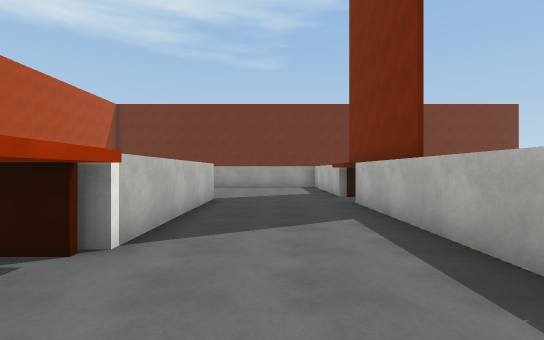
[1] (above)

24 first-person views from a walk through a scene from a Unity 3-D project. The camera is 1.5 m above the floor, looks level and sees 85° across. The floor is counted in squares, 2 m on a side. Each view is taken from the middle of a square. On the plan, view 1 faces up. The plan holds only what a view shows up to about 10 squares ahead; the rest is blank. The player is left out. Surface patterns are stand-ins for the level's own textures.

[2]
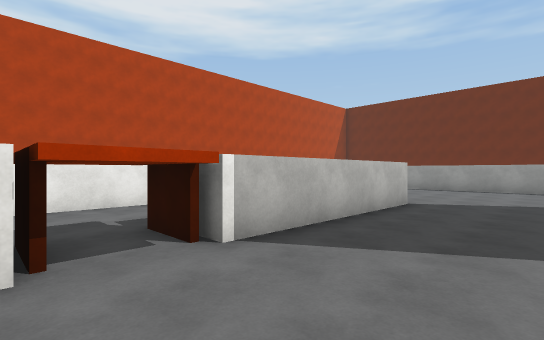

[3]
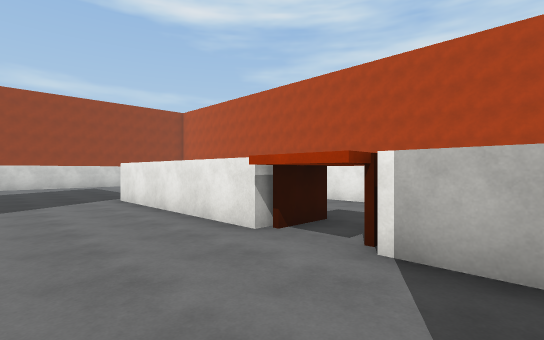

[4]
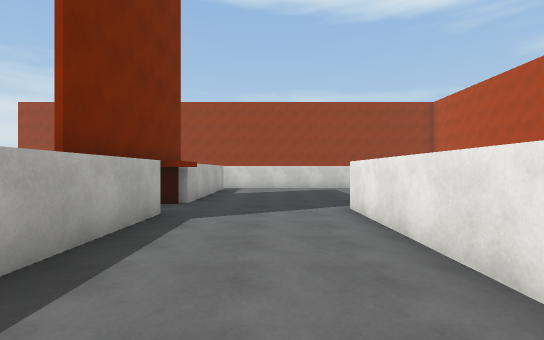

[5]
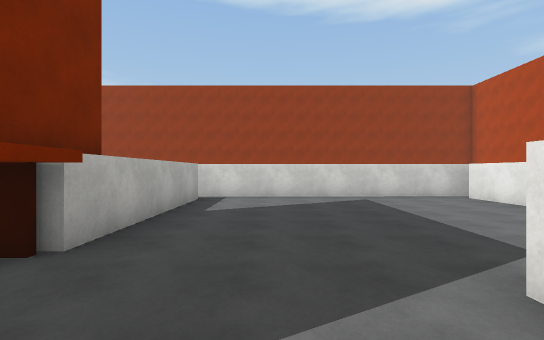

[6]
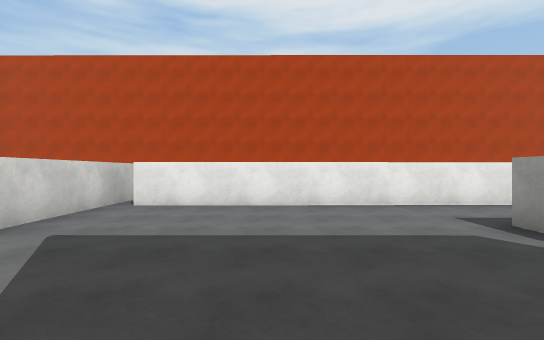

[7]
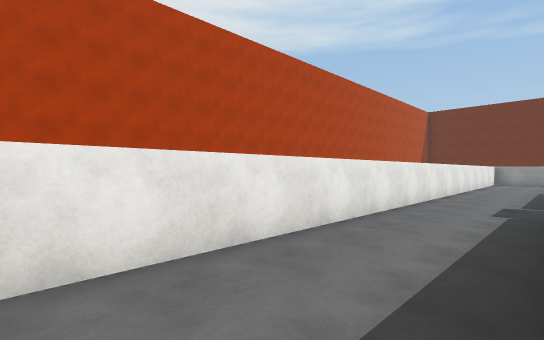

[8]
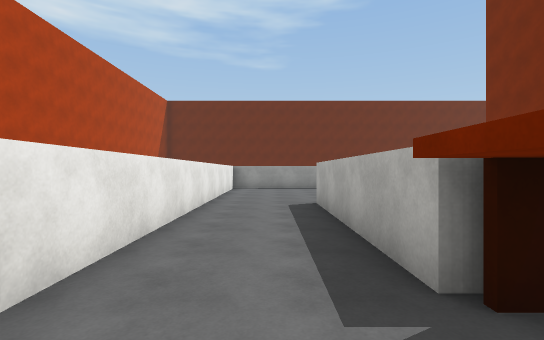

[9]
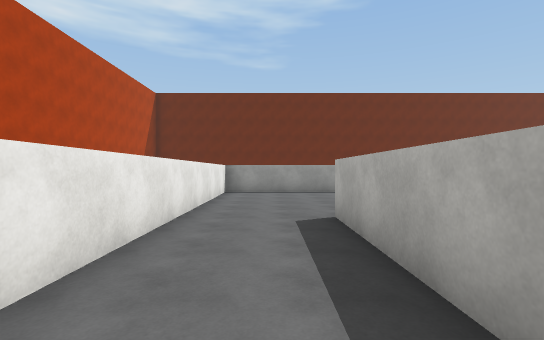

[10]
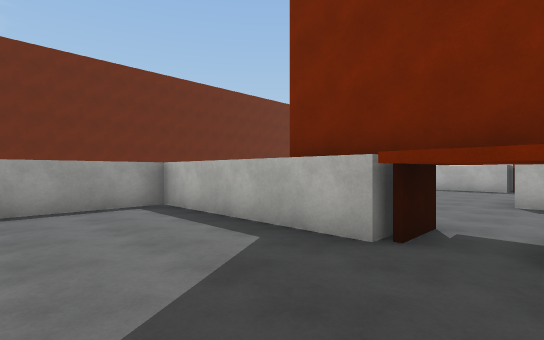

[11]
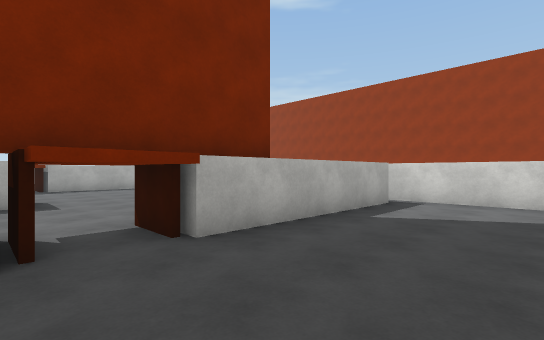

[12]
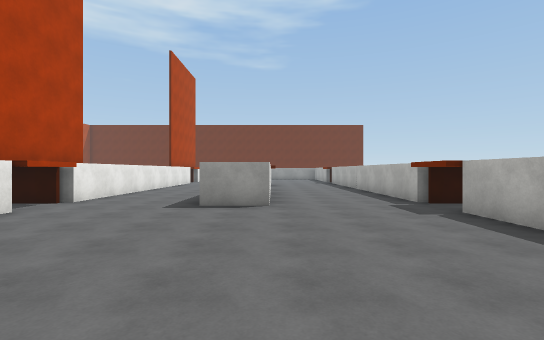

[13]
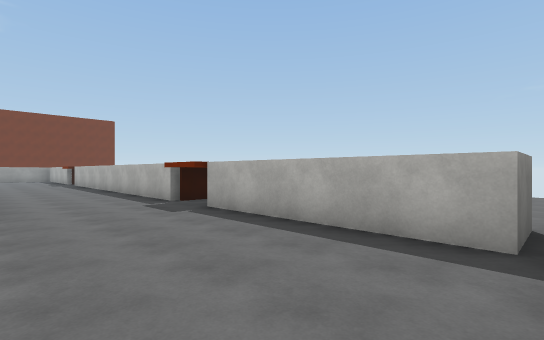

[14]
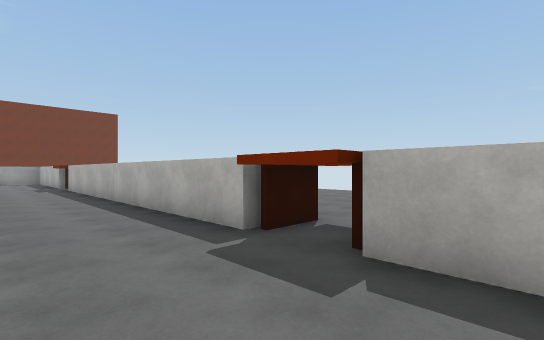

[15]
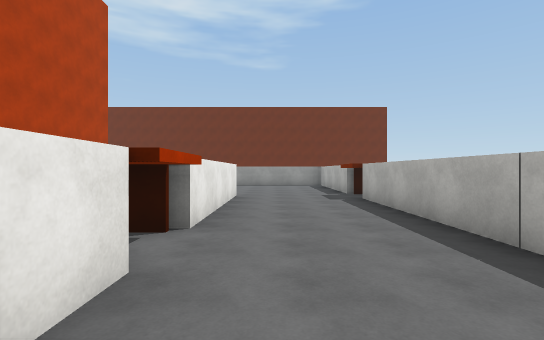

[16]
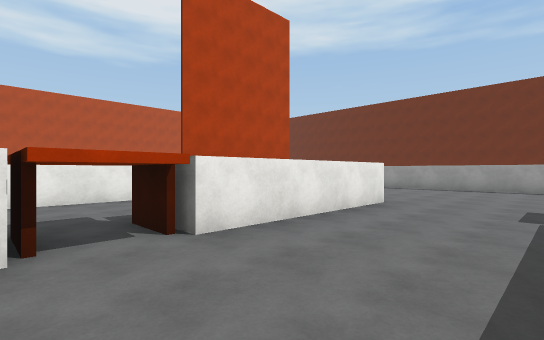

[17]
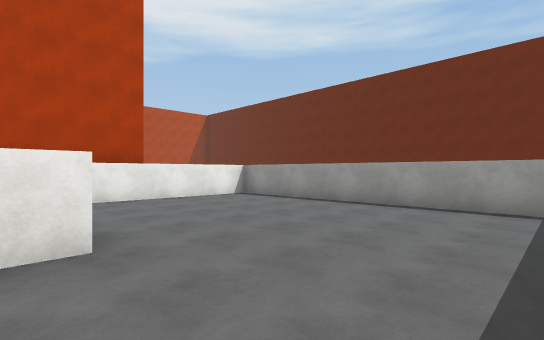

[18]
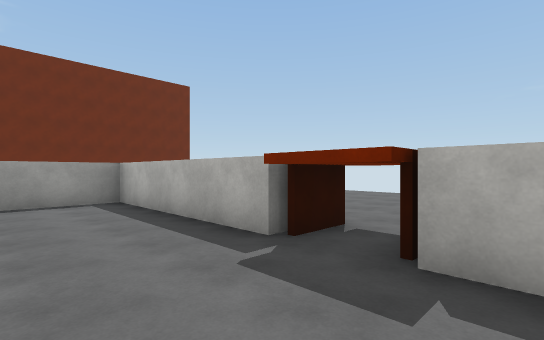

[19]
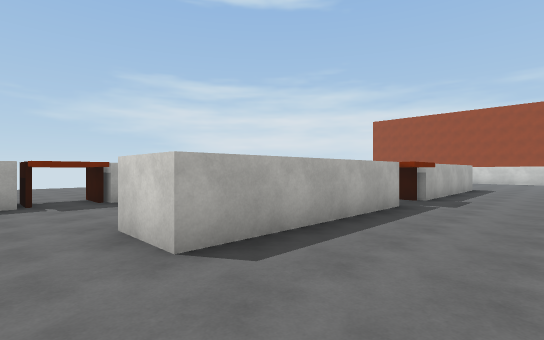

[20]
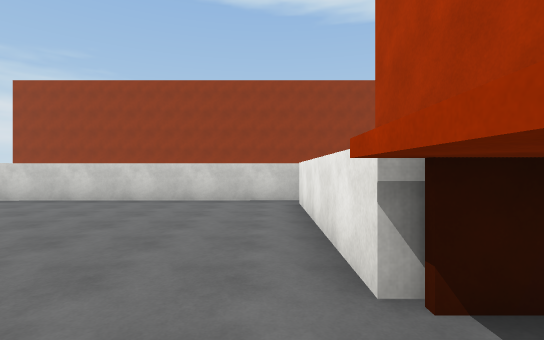

[21]
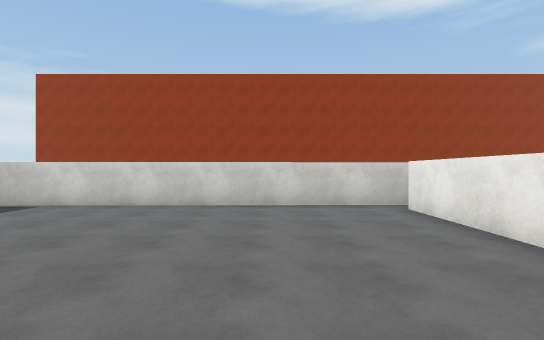

[22]
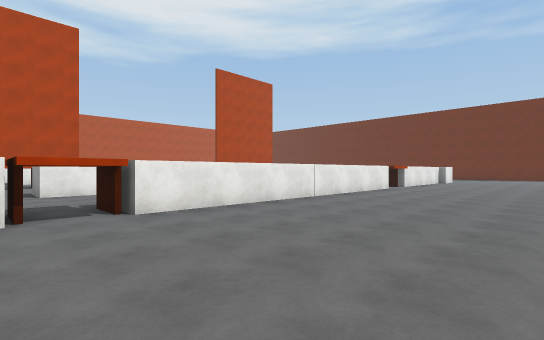

[23]
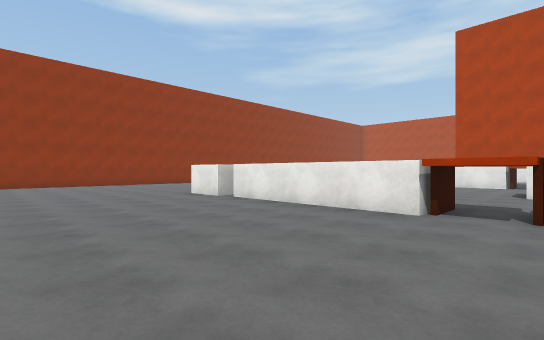

[24]
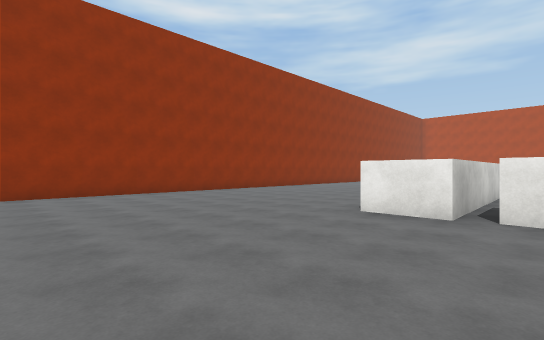

### Floor plan
Points are (right, up) in squares from view 1. A wall is a line through its corners. A room is listed if a view was taken in it or the views show most of it. See-through windows are left out.
Room 1 (views 1, 2, 3, 4, 5, 6, 7, 8, 9, 10, 11)
walls: (-1.5, 0.6) (-1.5, -3.9); (1.9, 2) (1.9, 6.9); (-2.5, -3.8) (-3, -3.8); (1.9, -3.1) (1.9, 0); (-1.5, 7.8) (-1.5, 2.8) (-3, 2.8) (-3, 7.8); (1.9, 8.4) (1.9, 13.2) (-1, 13.2); (1.9, -9.8) (1.9, -4.7) (2.4, -4.7); (-6.5, -10.5) (1.4, -10.4); (-5.6, 12.9) (-5.2, -10)
ways out: opening at (2.5, -10) to room 2; opening at (3, -4) to room 2; gap at (-6, -10) to room 2
objects: other object (-3, 1) to (-2, 2); other object (2, -4) to (3, -3)
Room 2 (views 12, 13, 14, 15, 16, 17, 18, 19, 20, 21, 22, 23, 24)
walls: (6.5, 2.8) (6.5, 7.7) (8, 7.7) (8, 2.8) (7.4, 2.8); (8, 1.2) (8, 0.1); (3.4, 3.8) (3.4, -2.6); (8, -1.9) (8, -3.8) (6.5, -3.8); (6.5, -3.5) (6.5, 0.6); (3, -4.7) (3.4, -4.7) (3.4, -9.8); (11.4, -2.6) (11.4, 6.5); (12.9, 4) (12.9, -2.6); (11.4, 8.4) (11.4, 13.4) (3.4, 13.3) (3.4, 8.9); (12.9, -5.4) (12.9, -9.7) (11.4, -9.7) (11.4, -5.5); (1.4, -10.4) (13, -10.2) (13, -11.7); (12.9, -10.1) (12.9, -11); (13.4, -18.5) (17.6, -18.5)
ways out: opening at (2.5, -10) to room 1; opening at (3, -4) to room 1; gap at (-6, -10) to room 1
objects: other object (2, 8) to (3, 8); other object (7, 1) to (8, 2); other object (12, -5) to (13, -3); other object (12, 7) to (13, 8)

Where each view was taken, in squares from view 1:
view 1: 0 up, 0 right, facing up
view 2: 1 up, 1 right, facing up-left
view 3: 4 up, 1 right, facing down-left
view 4: 2 up, 0 right, facing down
view 5: 2 down, 0 right, facing down
view 6: 7 down, 1 right, facing left
view 7: 5 down, 3 left, facing up-left
view 8: 1 up, 4 left, facing up
view 9: 3 up, 4 left, facing up
view 10: 7 up, 1 left, facing up-right
view 11: 3 down, 1 left, facing down-right
view 12: 10 down, 8 right, facing up
view 13: 10 down, 8 right, facing up-right
view 14: 6 down, 9 right, facing up-right
view 15: 1 down, 9 right, facing up
view 16: 1 up, 11 right, facing up-left
view 17: 7 up, 11 right, facing up-left
view 18: 6 up, 9 right, facing up-right
view 19: 9 up, 4 right, facing down-right
view 20: 3 down, 4 right, facing down
view 21: 4 down, 6 right, facing down
view 22: 5 down, 18 right, facing up-left
view 23: 3 down, 18 right, facing down-left
view 24: 9 down, 18 right, facing down-left
